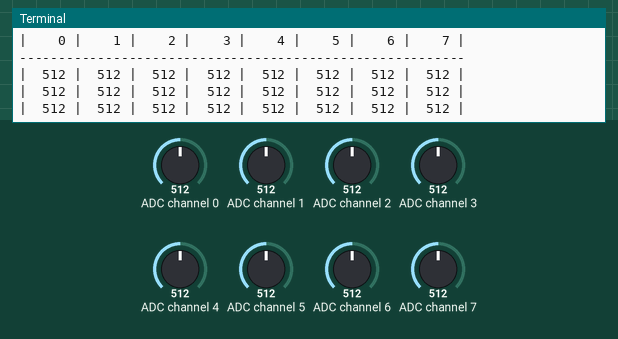
The program below on a simulated Raspberry Pi (BCM pin numbers). Parts: the last lines printed to the terminal. The inputs (shaded band) are chosen by the test bench; at power-on: ADC channel 0 = 512, ADC channel 1 = 512, ADC channel 2 = 512, ADC channel 3 = 512, ADC channel 4 = 512, ADC channel 5 = 512, ADC channel 6 = 512, ADC channel 7 = 512 (analog values on the 0–1023 scale).

Above: at 1.2 s.
1.3 s: ADC channel 0 set to 30
At 1.9 s:
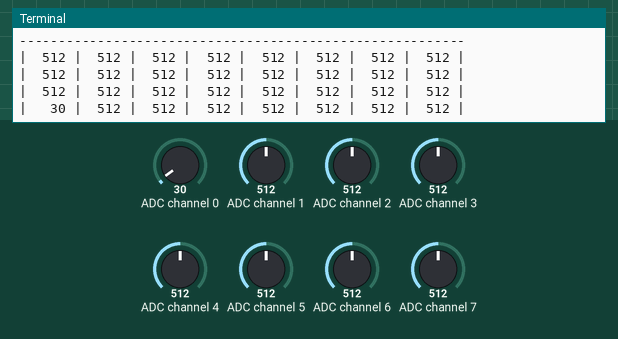
3.0 s: ADC channel 1 set to 30
At 3.4 s:
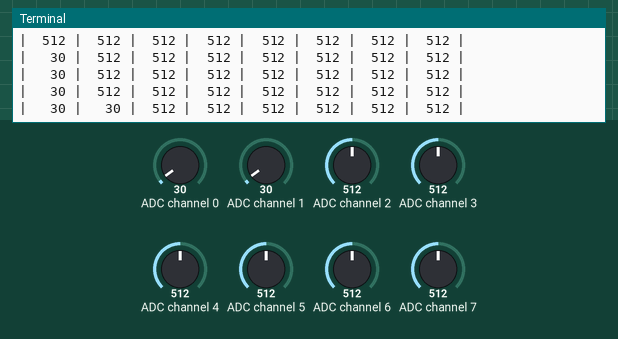
4.5 s: ADC channel 2 set to 30
At 4.9 s:
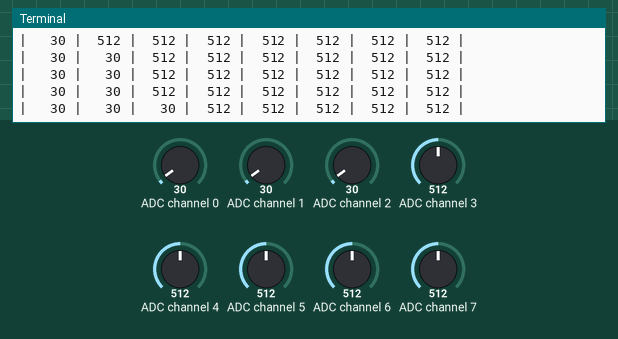
6.0 s: ADC channel 3 set to 30
At 6.4 s:
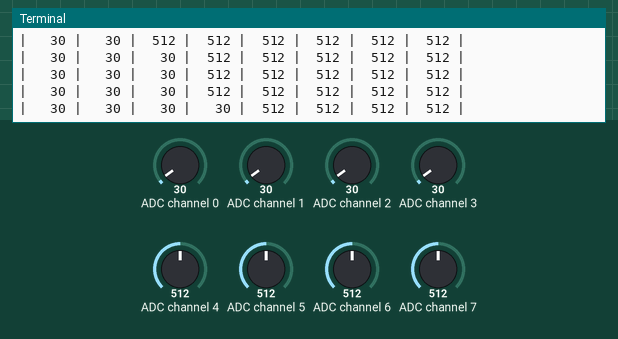
7.5 s: ADC channel 4 set to 30
At 7.9 s:
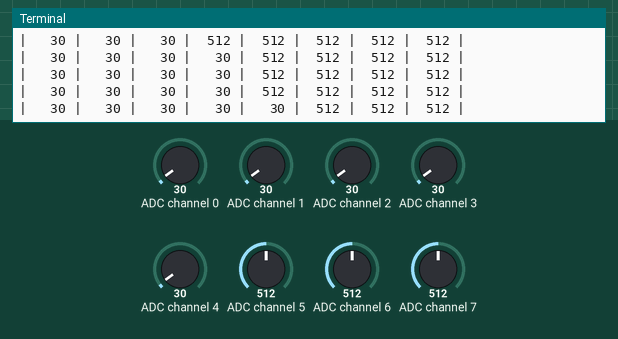
9.0 s: ADC channel 5 set to 30
At 9.4 s:
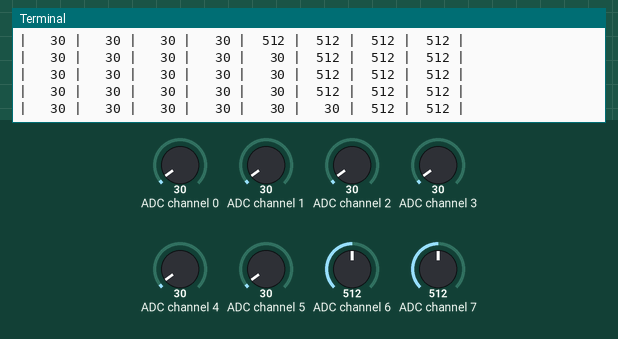

The program:

readMCP3008.py
```python
import time

# Import SPI library (for hardware SPI) and MCP3008 library.
import Adafruit_MCP3008


# Software SPI configuration:
CLK  = 23
MISO = 18
MOSI = 15
CS   = 14
mcp = Adafruit_MCP3008.MCP3008(clk=CLK, cs=CS, miso=MISO, mosi=MOSI)

print('Reading MCP3008 values, press Ctrl-C to quit...')
# Print nice channel column headers.
print('| {0:>4} | {1:>4} | {2:>4} | {3:>4} | {4:>4} | {5:>4} | {6:>4} | {7:>4} |'.format(*range(8)))
print('-' * 57)
# Main program loop.
while True:
    # Read all the ADC channel values in a list.
    values = [0]*8
    for i in range(8):
        # The read_adc function will get the value of the specified channel (0-7).
        values[i] = mcp.read_adc(i)
    # Print the ADC values.
    print('| {0:>4} | {1:>4} | {2:>4} | {3:>4} | {4:>4} | {5:>4} | {6:>4} | {7:>4} |'.format(*values))
    # Pause for half a second.
    time.sleep(0.5)
```

Measured:
- after the input at 1.3 s, the terminal: prints a new line after 0.21 s (image 1)
- after the input at 3.0 s, the terminal: prints a new line at once (image 2)
- after the input at 4.5 s, the terminal: prints a new line at once (image 3)
- after the input at 6.0 s, the terminal: prints a new line at once (image 4)
- after the input at 7.5 s, the terminal: prints a new line at once (image 5)
- after the input at 9.0 s, the terminal: prints a new line at once (image 6)
